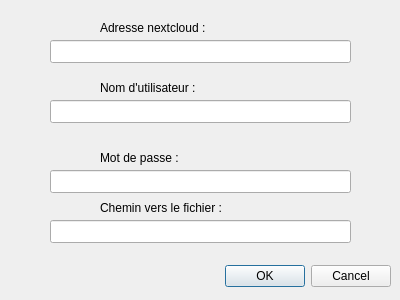
<?xml version="1.0" encoding="UTF-8"?>
<ui version="4.0">
 <class>Dialog</class>
 <widget class="QDialog" name="Dialog">
  <property name="geometry">
   <rect>
    <x>0</x>
    <y>0</y>
    <width>400</width>
    <height>300</height>
   </rect>
  </property>
  <property name="windowTitle">
   <string>Dialog</string>
  </property>
  <widget class="QDialogButtonBox" name="buttonBox">
   <property name="geometry">
    <rect>
     <x>50</x>
     <y>260</y>
     <width>341</width>
     <height>32</height>
    </rect>
   </property>
   <property name="orientation">
    <enum>Qt::Horizontal</enum>
   </property>
   <property name="standardButtons">
    <set>QDialogButtonBox::Cancel|QDialogButtonBox::Ok</set>
   </property>
  </widget>
  <widget class="QLineEdit" name="ncadresse">
   <property name="geometry">
    <rect>
     <x>50</x>
     <y>40</y>
     <width>301</width>
     <height>23</height>
    </rect>
   </property>
  </widget>
  <widget class="QLineEdit" name="ncnomutilisateur">
   <property name="geometry">
    <rect>
     <x>50</x>
     <y>100</y>
     <width>301</width>
     <height>23</height>
    </rect>
   </property>
  </widget>
  <widget class="QLabel" name="label">
   <property name="geometry">
    <rect>
     <x>100</x>
     <y>20</y>
     <width>131</width>
     <height>16</height>
    </rect>
   </property>
   <property name="text">
    <string>Adresse nextcloud :</string>
   </property>
  </widget>
  <widget class="QLabel" name="label_2">
   <property name="geometry">
    <rect>
     <x>100</x>
     <y>80</y>
     <width>151</width>
     <height>16</height>
    </rect>
   </property>
   <property name="text">
    <string>Nom d'utilisateur :</string>
   </property>
  </widget>
  <widget class="QLineEdit" name="ncmdp">
   <property name="geometry">
    <rect>
     <x>50</x>
     <y>170</y>
     <width>301</width>
     <height>23</height>
    </rect>
   </property>
  </widget>
  <widget class="QLabel" name="label_3">
   <property name="geometry">
    <rect>
     <x>100</x>
     <y>150</y>
     <width>121</width>
     <height>16</height>
    </rect>
   </property>
   <property name="text">
    <string>Mot de passe :</string>
   </property>
  </widget>
  <widget class="QLineEdit" name="ncpath">
   <property name="geometry">
    <rect>
     <x>50</x>
     <y>220</y>
     <width>301</width>
     <height>23</height>
    </rect>
   </property>
  </widget>
  <widget class="QLabel" name="label_4">
   <property name="geometry">
    <rect>
     <x>100</x>
     <y>200</y>
     <width>141</width>
     <height>16</height>
    </rect>
   </property>
   <property name="text">
    <string>Chemin vers le fichier :</string>
   </property>
  </widget>
 </widget>
 <resources/>
 <connections>
  <connection>
   <sender>buttonBox</sender>
   <signal>accepted()</signal>
   <receiver>Dialog</receiver>
   <slot>accept()</slot>
   <hints>
    <hint type="sourcelabel">
     <x>248</x>
     <y>254</y>
    </hint>
    <hint type="destinationlabel">
     <x>157</x>
     <y>274</y>
    </hint>
   </hints>
  </connection>
  <connection>
   <sender>buttonBox</sender>
   <signal>rejected()</signal>
   <receiver>Dialog</receiver>
   <slot>reject()</slot>
   <hints>
    <hint type="sourcelabel">
     <x>316</x>
     <y>260</y>
    </hint>
    <hint type="destinationlabel">
     <x>286</x>
     <y>274</y>
    </hint>
   </hints>
  </connection>
 </connections>
</ui>
